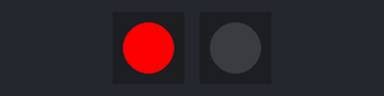
Simulated run of this program. Board: Raspberry Pi (BCM pin numbers). On the bench: 2 × 1 RGB LEDs in strip order, left to right.

Above: at 0.06 s.
At 8.39 s:
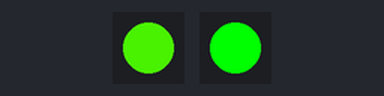
At 19.61 s:
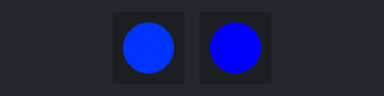
At 39.85 s:
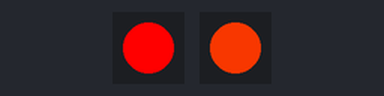
Timing chart, 0 to 40.0 s (numbered marks = the images above):
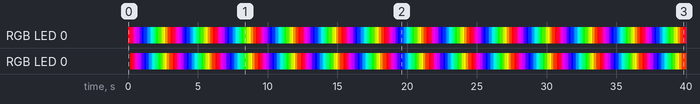

The program:

RGBBR.py
```python
#!/usr/bin/env python3

from gpiozero import RGBLED
from time import sleep

led = RGBLED(20,19,21,active_high=True)
led2 = RGBLED(13,18,17,active_high=True)

while True:
	#red
	led.color = (1,0,0)
	sleep(0.12)

	#.5
	led.color = (1,0,0.25)
	sleep(0.05)

	#red
	led2.color = (1,0,0)
	sleep(0.12)

	#.5
	led2.color = (1,0,0.25)
	sleep(0.05)

	#rose
	led.color = (0.95,0,0.4)
	sleep(0.06)

	#.5
	led.color = (0.9,0,0.75)
	sleep(0.05)

	#rose
	led2.color = (0.95,0,0.4)
	sleep(0.06)

	#.5
	led2.color = (0.9,0,0.75)
	sleep(0.05)

	#purple
	led.color = (0.9,0,1)
	sleep(0.07)

	#.5
	led.color = (0.77,0,1)
	sleep(0.05)

	#purple
	led2.color = (0.9,0,1)
	sleep(0.07)

	#.5
	led2.color = (0.77,0,1)
	sleep(0.05)

	#violet
	led.color = (0.6,0,1)
	sleep(0.06)

	#.5
	led.color = (0.3,0,1)
	sleep(0.05)

	#violet
	led2.color = (0.6,0,1)
	sleep(0.06)

	#.5
	led2.color = (0.3,0,1)
	sleep(0.05)

	#blue
	led.color = (0,0,1)
	sleep(0.12)

	#.5
	led.color = (0,0.2,1)
	sleep(0.05)

	#blue
	led2.color = (0,0,1)
	sleep(0.12)

	#.5
	led2.color = (0,0.2,1)
	sleep(0.05)

	#azure
	led.color = (0,0.35,1)
	sleep(0.06)

	#.5
	led.color = (0,0.6,1)
	sleep(0.05)

	#azure
	led2.color = (0,0.35,1)
	sleep(0.06)

	#.5
	led2.color = (0,0.6,1)
	sleep(0.05)

	#cyan
	led.color = (0,0.8,1)
	sleep(0.07)

	#.5
	led.color = (0,0.9,0.8)
	sleep(0.05)

	#cyan
	led2.color = (0,0.8,1)
	sleep(0.07)

	#.5
	led2.color = (0,0.9,0.8)
	sleep(0.05)

	#teal
	led.color = (0,0.9,0.65)
	sleep(0.06)

	#.5
	led.color = (0,1,0.45)
	sleep(0.05)

	#teal
	led2.color = (0,0.9,0.65)
	sleep(0.06)

	#.5
	led2.color = (0,1,0.45)
	sleep(0.05)

	#green
	led.color = (0,1,0)
	sleep(0.12)

	#.5
	led.color = (0.25,0.83,0)
	sleep(0.05)

	#green
	led2.color = (0,1,0)
	sleep(0.12)

	#.5
	led2.color = (0.25,0.83,0)
	sleep(0.05)

	#lime
	led.color = (0.5,0.75,0)
	sleep(0.06)

	#.5
	led.color = (0.7,0.83,0)
	sleep(0.05)

	#lime
	led2.color = (0.5,0.75,0)
	sleep(0.06)

	#.5
	led2.color = (0.7,0.83,0)
	sleep(0.05)

	#yellow
	led.color = (1,1,0)
	sleep(0.07)

	#.5
	led.color = (0.78,0.5,0)
	sleep(0.05)

	#yellow
	led2.color = (1,1,0)
	sleep(0.07)

	#.5
	led2.color = (0.78,0.5,0)
	sleep(0.05)

	#orange
	led.color = (0.7,0.25,0)
	sleep(0.06)

	#.5
	led.color = (0.9,0.2,0)
	sleep(0.05)

	#orange
	led2.color = (0.7,0.25,0)
	sleep(0.06)

	#.5
	led2.color = (0.9,0.2,0)
	sleep(0.05)
```
